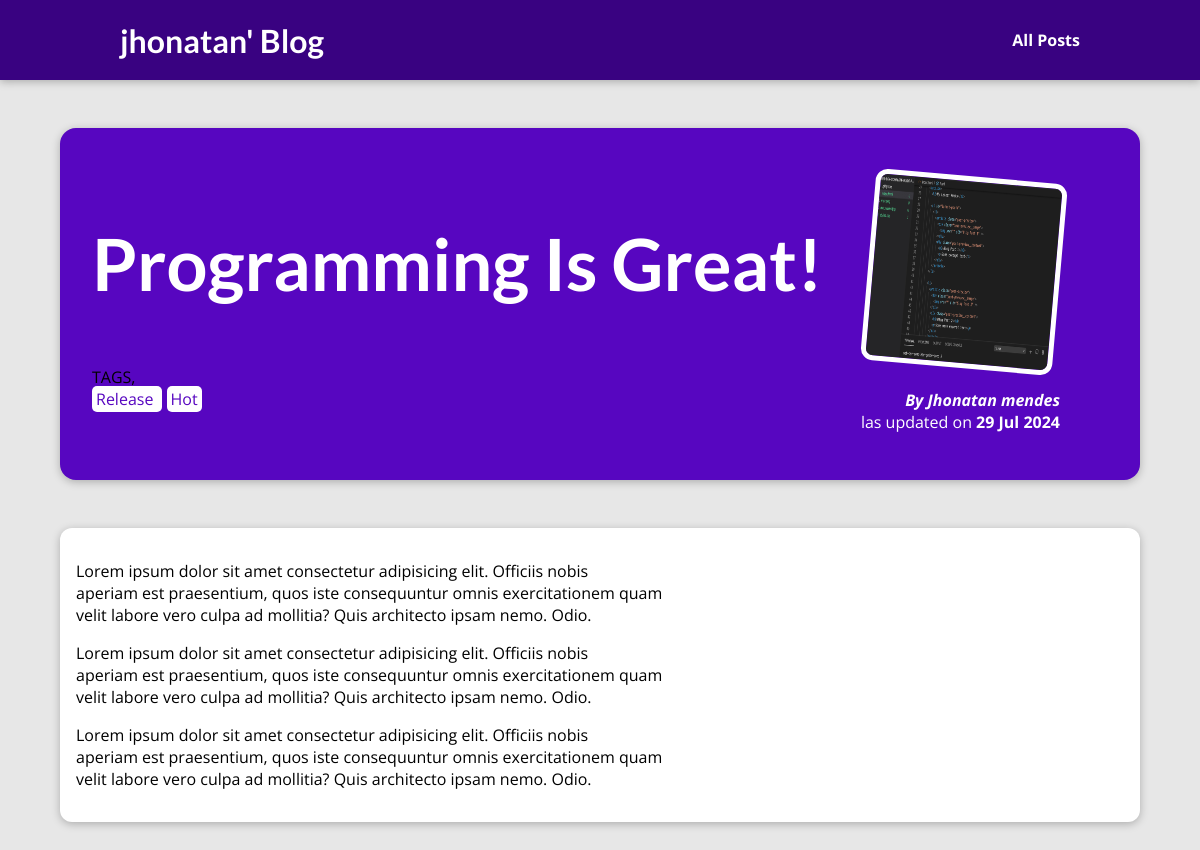
The page /posts/programming-is-great on the database its author committed.
### blog/models.py (models this page shows, shortened)
class Post(models.Model):
    title = models.CharField(max_length=200)
    excerpt= models.TextField()
    image_name = models.CharField(max_length=200)
    date = models.DateTimeField(auto_now=False)
    slug = models.SlugField(unique=True)
    content = models.TextField(MinLengthValidator(10) )
    caption = models.ManyToManyField(Tag, null=True, blank=True)
    author = models.ForeignKey(Author,null=True, on_delete=models.SET_NULL, related_name="posts")

class Tag(models.Model):
    caption = models.CharField(max_length=30)

class Author(models.Model):
    first_name = models.CharField(max_length=200)
    last_name = models.CharField(max_length=200)
    email = models.EmailField( null=True)
    def full_name(self):
        return f"{self.first_name} {self.last_name}"
    def __str__(self):
        return  self.full_name()

### blog/views.py (the view)
# urls.py: path("posts/<slug:slug>", views.post_detail, name="post-detail-page"),
def post_detail(request, slug):
    identified_post = get_object_or_404(Post, slug=slug)
    return render(request, 'blog/post-detail.html', {"post": identified_post})

### blog/templates/blog/post-detail.html (shortened to what this page needs)
{% extends 'base.html' %}
{% load static %}
{% block css_files  %}
<link rel="stylesheet" href="{% static 'blog/post-detail.css' %}">
{% endblock %}
{% block content  %}
<section id="summary">
    <h2>{{post.title}}</h2>
    <div>
        TAGS,
        <div>
          {% for tag in post.caption.all %}
                <span class="tag"> {{tag.caption}} </span>
            {% endfor %}
        </div>
    </div>
    <article>
        <img src=" {% static 'blog/images/'|add:post.image_name %}" alt="{{post.title}}">
        <address>By <a  href="mailto:{{post.author.email}}">{{post.author}} </a>  </address>
        las updated on  <time>{{ post.date|date:" d M Y" }}</time>
    </article>
</section>
<main>
    {{post.content|linebreaks }}
</main>
{% endblock %}

### templates/base.html (shortened to what this page needs)
<!DOCTYPE html>
{% load static %}
<html lang="en">
<head>
    <link rel="stylesheet" href="{% static 'app.css' %}">
    {% block css_files %}{% endblock  %}
</head>
<body>
    <header id="main-navigation">
        <h1>
            <a href="{% url "starting-page" %}">jhonatan' Blog </a>
        </h1>
        <nav>
            <a href="{% url "posts-page" %}">All Posts</a>
        </nav>
    </header>
    {% block content %}
    {% endblock  %}
</body>
</html>

### static/app.css (style rules this page uses)
* { box-sizing: border-box; }
html { font-family: 'Open Sans', 'Lato', sans-serif; }
body { margin: 0; }
h1, h2, h3 { font-family: 'Lato', sans-serif; font-weight: bold; }
#main-navigation { width: 100%; height: 5rem; display: flex; justify-content: space-between; align-items: center; padding: 0 10%; position: absolute; top: 0; left: 0; }
#main-navigation a { text-decoration: none; color: white; font-weight: bold; }

### blog/static/blog/post-detail.css (style rules this page uses)
body { background-color: #e7e7e7; }
#main-navigation { background-color: #390281; box-shadow: 0 2px 8px rgba(0, 0, 0, 0.25); }
#summary { margin: 8rem auto 3rem auto; padding: 2rem; width: 90%; max-width: 90rem; border-radius: 16px; background-color: #5706c0; position: relative; box-shadow: 0 2px 8px rgba(0, 0, 0, 0.25); height: 22rem; }
#summary h2 { color: white; font-size: 4.5rem; margin-bottom: 0.25; }
#summary article { position: absolute; top: 2rem; right: 3rem; padding: 1rem 2rem; border-radius: 12px; text-align: right; color: white; }
#summary article img { width: 12rem; height: 12rem; border-radius: 12px; transform: rotateZ(5deg); border: 5px solid white; margin-bottom: 1rem; }
#summary address { font-weight: bold; }
#summary time { font-weight: bold; }
#summary a { color: white; text-decoration: none; }
main { width: 90%; max-width: 90rem; margin: 3rem auto; background-color: white; padding: 1rem; border-radius: 12px; box-shadow: 0 2px 8px rgba(0, 0, 0, 0.25); }
.tag { background-color: white; color: #5706c0; border-radius: 5px; margin-right: 5px; padding: 2px 4px; }

### rows shown on the page
Post: title "Programming Is Great!", image_name (picture), author "Jhonatan mendes", date "29 Jul 2024", content "Lorem ipsum dolor sit amet consectetur adipisicing elit. Officiis nobis aperiam est praesentium, quos iste consequuntur omnis exercitationem quam velit labore vero culpa ad mollitia? Quis architecto ipsam nemo. Odio. Lorem ipsum dolor sit amet consectetur adipisicing elit. Officiis nobis aperiam est praesentium, quos iste consequuntur omnis exercitationem quam velit labore vero culpa ad mollitia? Quis architecto ipsam nemo. Odio. Lorem ipsum dolor sit amet consectetur adipisicing elit. Officiis nobis aperiam est praesentium, quos iste consequuntur omnis exercitationem quam velit labore vero culpa ad mollitia? Quis architecto ipsam nemo. Odio."
Tag: caption "Release"
Tag: caption "Hot"
